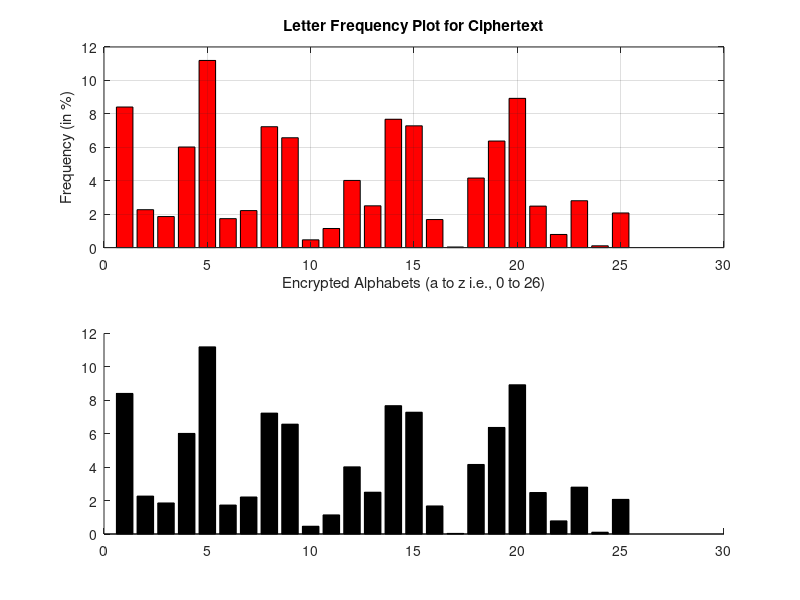

This chart was generated by the following MATLAB code: (Note: this script raises an error after producing the figure.)
%% This program plots the letter frequency of the input text
clc; close all; clear all;

%% Reading ciphertext from file
cipherText = fileread('Task_1_CipherText1.txt'); 
ascii_cipherText = double(cipherText); %Converting string to numeric ASCII values

%% Reading plaintext from file
plainText = fileread('PlainText1.txt'); 
ascii_plainText = double(plainText); % converting string to numeric ASCII values

%% array declaration. Array size 1x26
frequency_cipher = zeros(1,26); 
frequency_plain = zeros(1,26);

%% Counting frequency for small case letters
for i= 97:1:122
    frequency_cipher(i-96) = length(find(ascii_cipherText==i));
    frequency_plain(i-96) = length(find(ascii_plainText==i));
end

%% Counting frequency for capital case letters
for i= 65:1:90
    frequency_cipher(i-64) = frequency_cipher(i-64) + length(find(ascii_cipherText==i));
    frequency_plain(i-64) = frequency_plain(i-64) + length(find(ascii_plainText==i));
end

%% Normalizing to percentage value
frequency_cipher = frequency_cipher/sum(frequency_cipher)*100; 
frequency_plain = frequency_plain/sum(frequency_plain)*100; 

%% Ploting letter frequency for ciphrtext
subplot(2,1,1)
bar(frequency_cipher, 'red')
xlabel('Encrypted Alphabets (a to z i.e., 0 to 26)')
ylabel('Frequency (in %)')
title('Letter Frequency Plot for Ciphertext')
grid on

%% Ploting letter frequency for plaintext
subplot(2,1,2)
bar(frequency_plain, '')
xlabel('Plain Alphabets (a to z i.e., 0 to 26)')
ylabel('Frequency (in %)')
title('Letter Frequency Plot for Plaintext')
grid on
